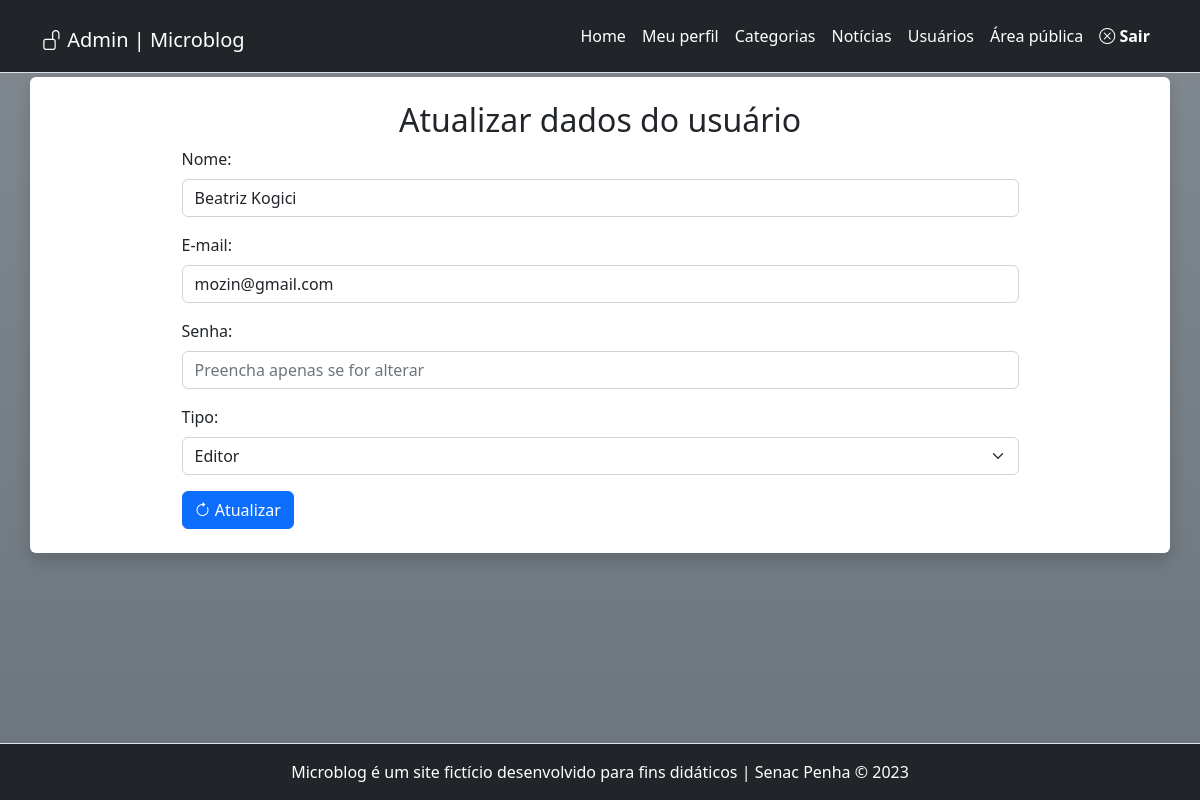
The app's page /admin/usuario-atualiza.php?id=3 (signed in) with its own data.
### tables this page shows
CREATE TABLE `usuarios` (
  `id` smallint(6) NOT NULL,
  `nome` varchar(45) NOT NULL,
  `email` varchar(45) NOT NULL,
  `senha` varchar(255) NOT NULL,
  `tipo` enum('admin','editor') NOT NULL
);

### src/Banco.php (called while the page is built, shortened)
<?php
abstract class Banco {
    private static string $servidor = "localhost";
    private static string $usuario = "root";
    private static string $senha = "";
    private static string $banco = "microblog_tanaka";
    private static ?PDO $conexao = null;
    public static function conecta():PDO {
        if(self::$conexao === null){
            try {
                self::$conexao = new PDO(
                    "mysql:host=".self::$servidor.";
                    dbname=".self::$banco.";
                    charset=utf8",
                    self::$usuario,
                    self::$senha
                );
                self::$conexao->setAttribute( PDO::ATTR_ERRMODE, PDO::ERRMODE_EXCEPTION);
            } catch (Exception $erro) {
                die("Deu ruim: ".$erro->getMessage());
            }
        }
        return self::$conexao;
    }
}

### src/Usuario.php (called while the page is built, shortened)
<?php
class Usuario {
    private int $id;
    private PDO $conexao;
    public function __construct(){
        $this->conexao = Banco::conecta();
    }
    public function listarUm(): array {
        $sql = "SELECT * FROM usuarios WHERE id = :id";
        try {
            $consulta = $this->conexao->prepare($sql);
            $consulta->bindValue(":id", $this->id ,PDO::PARAM_INT);
            $consulta->execute();
            $resultado = $consulta->fetch(PDO::FETCH_ASSOC);
        } catch (Exception $erro) {
            die("Erro ao exibir dados de um usuário". $erro->getMessage());
        }
        return $resultado;
    }
    public function setId(int $id): self {
        $this->id = filter_var($id, FILTER_SANITIZE_NUMBER_INT);
        return $this;
    }
}

### admin/usuario-atualiza.php (the view, shortened to what this page needs)
<?php
require_once "../inc/cabecalho-admin.php";
$usuario = new Usuario;
$usuario->setId($_GET['id']);
$dadosDoUsuario = $usuario->listarUm();
?>
<div class="row">
	<article class="col-12 bg-white rounded shadow my-1 py-4">
		<h2 class="text-center">
		Atualizar dados do usuário
		</h2>
		<form class="mx-auto w-75" action="" method="post" id="form-atualizar" name="form-atualizar">
			<div class="mb-3">
				<label class="form-label" for="nome">Nome:</label>
				<input class="form-control" type="text" id="nome" name="nome" value="<?=$dadosDoUsuario['nome']?>" required>
			</div>
			<div class="mb-3">
				<label class="form-label" for="email">E-mail:</label>
				<input class="form-control" type="email" id="email" name="email" value="<?=$dadosDoUsuario['email']?>" required>
			</div>
			<div class="mb-3">
				<label class="form-label" for="senha">Senha:</label>
				<input class="form-control" type="password" id="senha" name="senha" placeholder="Preencha apenas se for alterar">
			</div>
			<div class="mb-3">
				<label class="form-label" for="tipo">Tipo:</label>
				<select class="form-select" name="tipo" id="tipo" required>
					<option <?php if($dadosDoUsuario['tipo'] === 'editor') echo ' selected '?> value="editor" >Editor</option>
				</select>
			</div>
			<button class="btn btn-primary" name="atualizar"><i class="bi bi-arrow-clockwise"></i> Atualizar</button>
		</form>
	</article>
</div>
<?php
require_once "../inc/rodape-admin.php";
?>

### records on screen
usuarios: nome "Beatriz Kogici", email "mozin@gmail.com", tipo "Editor"
